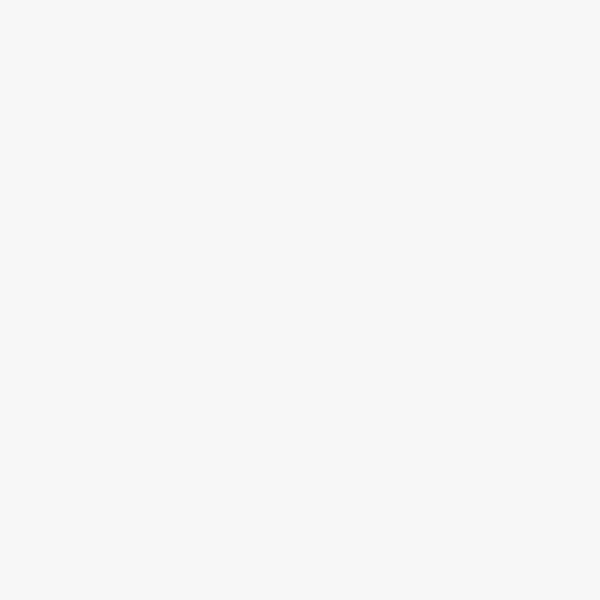
Frame 1 (no input)
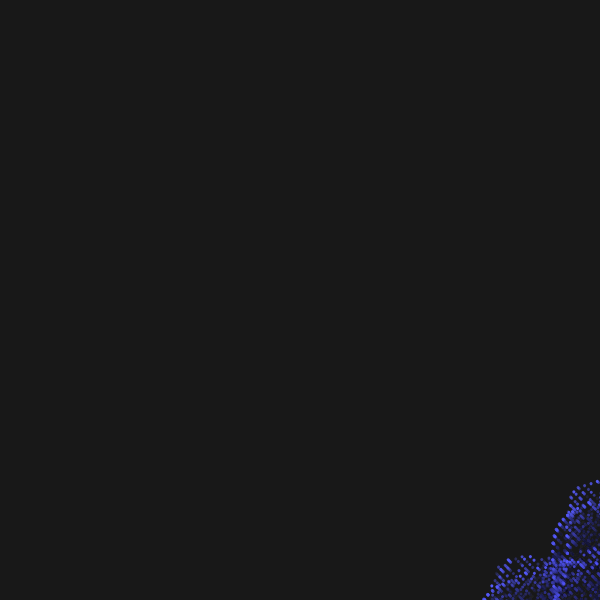
Frame 60 (no input)
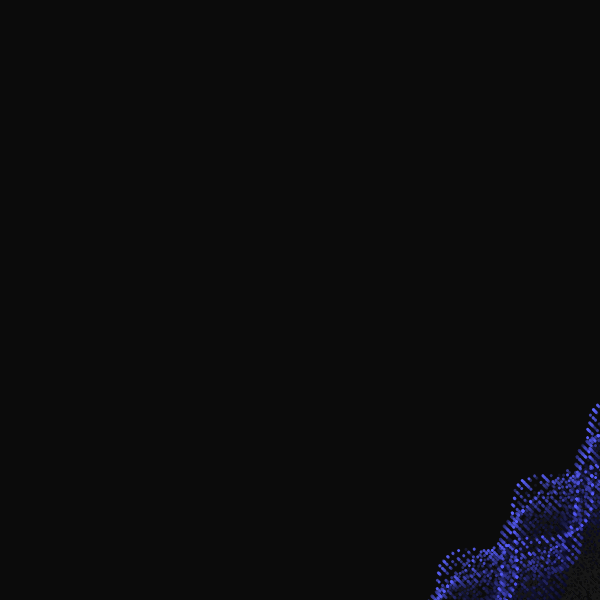
Frame 120 (the mouse pressed at the canvas centre since frame 60)

The p5.js sketch that drew these frames (run headless with seeded random() and noise() and a simulated clock; from frame 60 on, the mouse is pressed at the canvas centre):

// p5.js sketch
// ── sketch.js
let NUM_OF_PARTICLES = 600;
let NUM_OF_PARTICLES2 = 300;

let particles = [];
let particles1 = [];
let particles2 = [];


function setup() {
  let canvas = createCanvas(600, 600);
  //canvas.parent("canvasWrapper");

  for (let i = 0; i < NUM_OF_PARTICLES; i++) {
    particles[i] = new Particle(
      map(i, 0, NUM_OF_PARTICLES, 0, width) * 1.5,
      200,
      0
    );
  }

  for (let i = 0; i < NUM_OF_PARTICLES; i++) {
    particles1[i] = new Particle(
      map(i, 0, NUM_OF_PARTICLES, 0, width) * 1.5,
      10,
      500
    );
  }

  for (let i = 0; i < NUM_OF_PARTICLES2; i++) {
    particles2[i] = new Particle2(random(0, width * 1.5), 10);
  }
}

function draw() {

  background(0,10);

  
  for (let i = 0; i < particles.length; i++) {
    let p = particles[i];
    p.update(particles);
    p.display();
    p.glow()
  }

  if (frameCount > 500) {
    for (let i = 0; i < particles1.length; i++) {
      let p = particles1[i];
      p.update(particles1);
      p.display();
      p.glow()
    }
  }

  if (frameCount > 800) {
    for (let i = 0; i < particles2.length; i++) {
      let p = particles2[i];
      p.update(particles2);
      p.display();
       p.glow()
    }
  }
}

class Particle {
  
  constructor(startX, startY, starttime) {
    this.x = startX;
    this.movex1 = startX;
    this.movex2 = startX;
    this.y1 = 0;
    this.y2 = 0;
    this.y3 = 0;
    this.y = startY;
    this.dia = 3;
    this.ns = 0;
    this.yoff = 0;
    this.ron = 1;
    this.spd = 2;
    this.shouldSlowDown = false;
    this.time = starttime;
    this.a=0
  }

  update() {
    this.y1 = sin(600 * this.movex1) * 10;
    this.y2 = cos(400 * this.movex2) * 30;
    this.movex1 += 0.0001;
    this.movex2 -= 0.0001;
    this.y = this.y1 + this.y2 + this.y3 + 3 * sin(frameCount * 0.1);

    this.ns = noise(this.yoff);
    this.yoff += 0.01;
    this.y3 += this.ns * this.spd;

    if (frameCount % 800 == this.time) {
      this.y3 = 0;
      this.ron += 1;
    }
  }
  
  glow() {
    let a1 = sin(frameCount * random(0.1, 0.5)) *255;
    this.a = a1;
  }

  display() {
    push();
    rotate((3 * PI) / 4);
    translate(this.x - 400, this.y - 850);
    noStroke();
    fill(
      map(this.y, 0, height * 1.5, 80, 160),
      map(this.y, 0, height * 1.5, 80, 210),
      255,this.a
    );
    circle(0, 0, this.dia);

    pop();
  }
}

class Particle2 {
  constructor(startX, startY) {
    this.x = startX;
    this.y = startY;
    this.dia = 2;
    this.ns = 0;
    this.yoff = random(0, 1000);
    this.ron = 1;
    this.spd = 2;
    this.shouldSlowDown = false;
    this.a=0
  }

  update(others) {
    this.ns = noise(this.yoff);
    this.yoff += 0.01;
    this.y += this.ns * this.spd + sin(frameCount * 0.1);

    if (frameCount % 800 == 0) {
      this.y = 0;
      this.ron += 1;
    }

//     for (let i = 0; i < others.length; i++) {
//       if (i !== particles.indexOf(this)) {
//         if (this.ron == others[i].ron) {
//           let distance = this.y - others[i].y;
//           if (distance > 100) {
//             this.shouldSlowDown = true;
//             break;
//           } else {
//             this.shouldSlowDown = false;
//           }
//         }
//       }
//     }

//     if (this.shouldSlowDown) {
//       this.spd -= 0.2;
//       this.spd = constrain(this.spd, 1, 2);
//     } else {
//       this.spd = 2;
//     }
  }
  
  glow() {
    let a1 = sin(frameCount * random(0.1, 0.5))*255;
    this.a = a1;
  }

  display() {
    // particle's appearance
    push();
    rotate((7 * PI) / 4);
    translate(this.x - 400, this.y);

    noStroke();
    fill(map(this.y, 0, height*1.5, 150, 100), map(this.y, 0, height*1.5, 200, 100), 255,this.a);
    circle(0, 0, this.dia);

    pop();
  }
}
